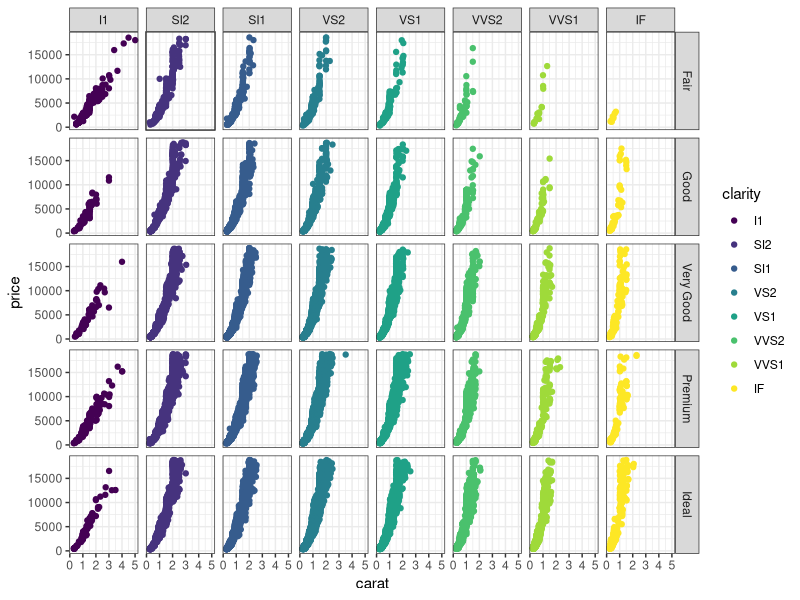
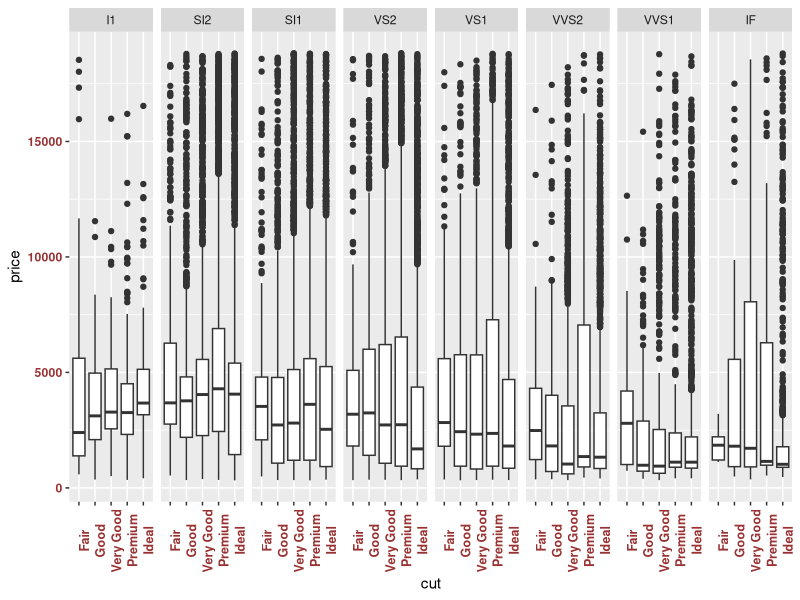
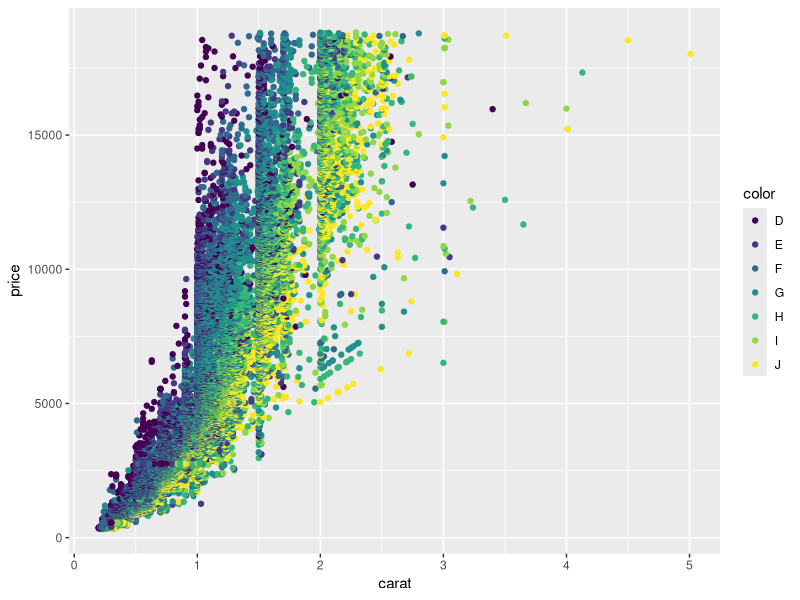
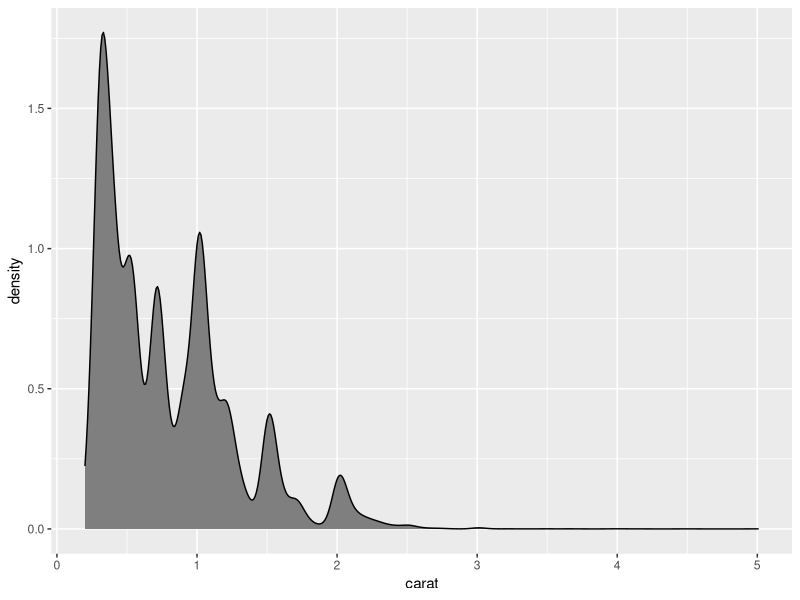
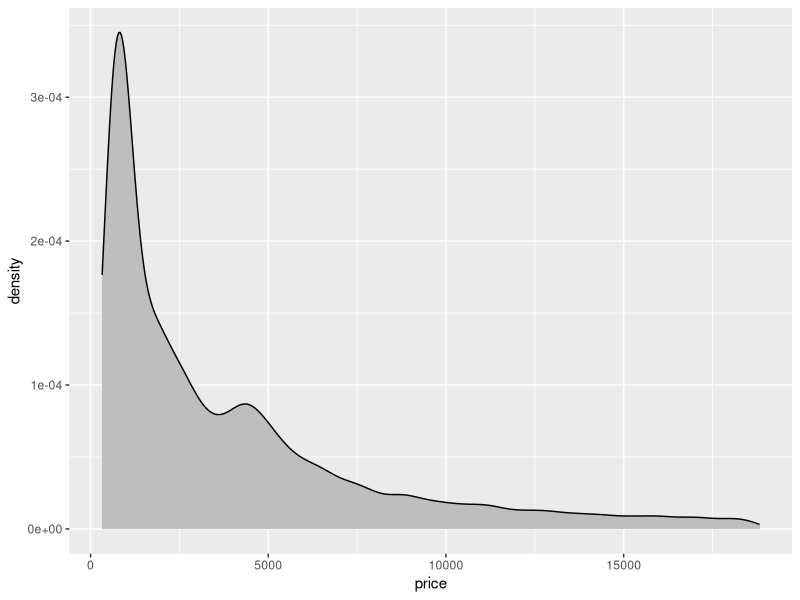
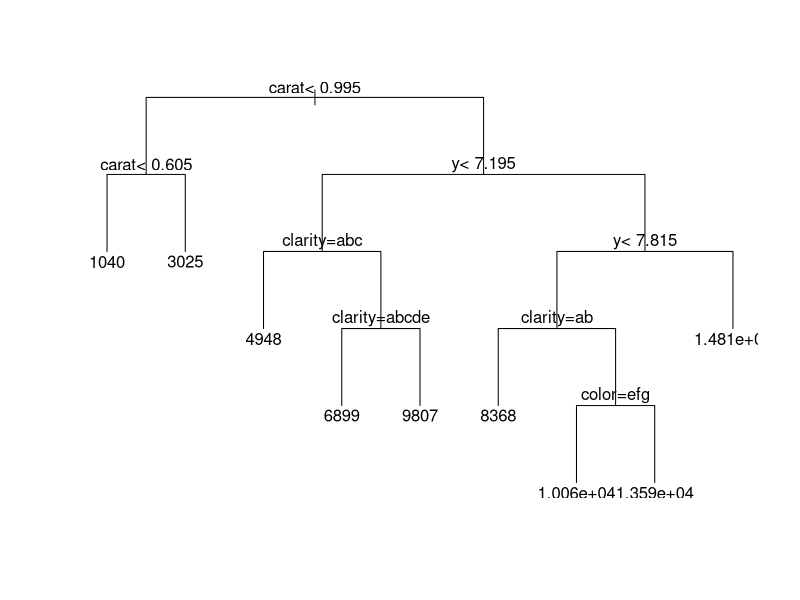
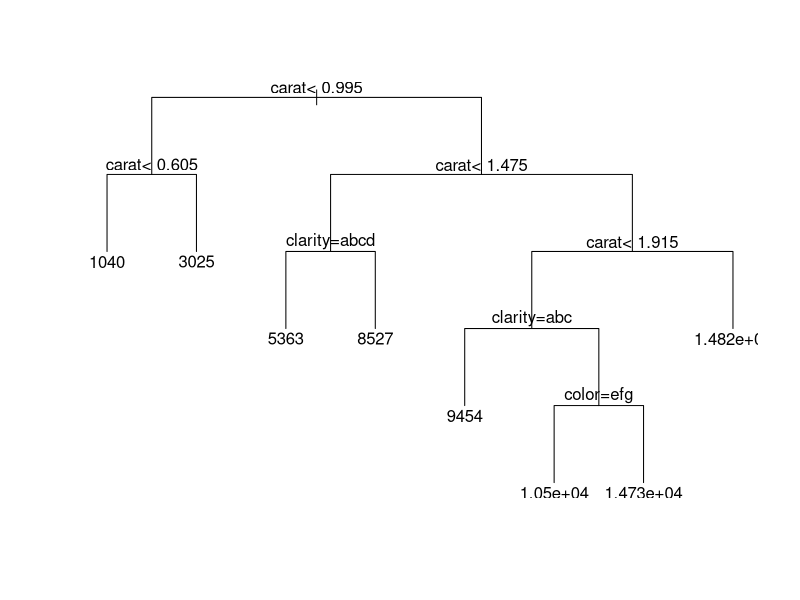

Write R code to recreate these figures, in order. (Note: this script raises an error after producing the figures.)
## ---- chunk 1
library(ggplot2)
library(GGally)
library(rpart)
library(randomForest)
library(tidyr)
library(modelr)

## ---- chunk 2
data(diamonds)
## ---- chunk 3
head(diamonds)
## ---- chunk 4
dim(diamonds)
## ---- chunk 5
summary(diamonds)
## ---- chunk 6
unique(diamonds$clarity)
## ---- chunk 7
View(diamonds)
## ---- chunk 8
str(diamonds)
## ---- chunk 9
g <- ggplot(diamonds, aes(x=carat, y=price))
g + 
  geom_point(aes(color=clarity)) +
  facet_grid(cut ~ clarity)+
  theme_bw()
## ---- chunk 10
diamonds$cut = as.factor(diamonds$cut)
g <- ggplot(diamonds, aes(x=cut, y=price))
g +
  geom_boxplot()+
  facet_grid(~clarity)+
  theme(axis.text.x = element_text(angle = 90, face = "bold", color = "#993333", 
                           size = 9))+
  theme(axis.text.y = element_text(face = "bold", color = "#993333"))
## ---- chunk 11
g <- ggplot(diamonds, aes(x=carat, y=price))
g +
geom_point(aes(color = color))
## ---- chunk 12
g <- ggplot(diamonds)
g +
  geom_density(aes(x=carat), fill="gray50")
## ---- chunk 13
g <- ggplot(diamonds)
g +
  geom_density(aes(x=price), fill="gray")
## ---- chunk 14
colnames(diamonds)
## ---- chunk 15
splitData <- resample_partition(diamonds, c(test=0.3, train=0.7))
## ---- chunk 16
lapply(splitData, dim) 
## ---- chunk 17
# train the tree
fit <- rpart(price ~ carat + cut + color + clarity + depth + table + x + y + z, data = splitData$train)
## ---- chunk 18
#plot the regression tree
plot(fit, uniform=TRUE)
text(fit, cex=1)

## ---- chunk 19
# train the tree
fit2 <- rpart(price ~ carat + cut + color + clarity, data = splitData$train)
## ---- chunk 20
#plot the regression tree
plot(fit2, uniform=TRUE)
text(fit2, cex=1)

## ---- chunk 21
maeTree <-mae(model = fit2, data=splitData$test)
maeTree
## ---- chunk 22
# A function to get the maximum average error for a given max depth. You should pass in
# the target as the name of the target colum and the predictors as vector where each
# item in the vector is the name of the column.

get_mae <- function(maxdepth, target, predictors, training_data, testing_data){
  #turn the predictors & target into a formula to pass to rpart 
  predictors <- paste(predictors, collapse='+')
  formula <- as.formula(paste(target, "~", predictors, sep = ""))
  #build our model
  model <- rpart(formula, data=training_data, control = rpart.control(maxdepth = maxdepth))
  #get the mae
  mae <- mae(model, testing_data)
  return(mae)
}
## ---- chunk 23
#Feed in the target and predictors
target <- "price"
predictors <- c("carat", "cut", "color", "clarity")
# get the MaE for the maxdepths between 1 and 10
for(i in 1:10){
  mae <- get_mae(maxdepth = i, target = target, predictors = predictors,
                 training_data = splitData$train, testing_data = splitData$test)
  print(glue::glue("Maxdepth: ",i, "\t MAE: ", mae))
}
## ---- chunk 24
fitRandomForest <- randomForest(price ~ carat + cut + color + clarity, data=splitData$train)
maeForest <- mae(model = fitRandomForest, data=splitData$test)
maeForest
## ---- chunk 25
fitRandomForest
## ---- chunk 26
fitLinear <- lm(price ~ carat + cut + color + clarity, data=splitData$train)
maeLinear <- mae(model = fitLinear, data=splitData$test)
maeLinear
## ---- chunk 27
summary(fitLinear)
## ---- chunk 28
coef(fitLinear)
## ---- chunk 29
fitLogistic <- glm(price ~ carat + cut + color + clarity, data=splitData$train)
maeLogistic <- mae(model = fitLogistic, data=splitData$test)
maeLogistic
summary(fitLogistic)
## ---- chunk 30
print('REPORT')
print("Decision Tree")
print(maeTree)
print("Random Forest")
print(maeForest)
print("Linear Regression")
print(maeLinear)
print("Logistic Regression")
print(maeLogistic)
